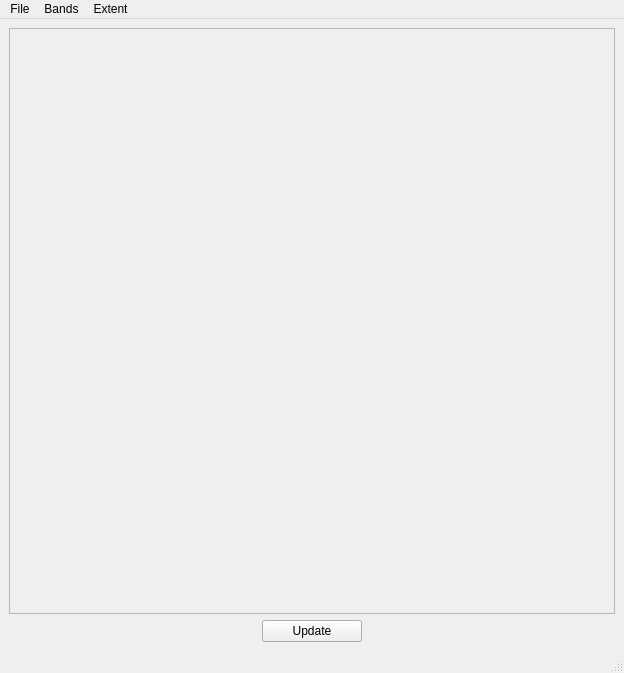
<?xml version="1.0" encoding="UTF-8"?>
<ui version="4.0">
 <class>ARDViewer</class>
 <widget class="QMainWindow" name="ARDViewer">
  <property name="geometry">
   <rect>
    <x>0</x>
    <y>0</y>
    <width>624</width>
    <height>673</height>
   </rect>
  </property>
  <property name="windowTitle">
   <string>ARD Viewer</string>
  </property>
  <widget class="QWidget" name="centralwidget">
   <layout class="QGridLayout" name="gridLayout">
    <item row="0" column="0">
     <widget class="QScrollArea" name="scrollArea">
      <property name="widgetResizable">
       <bool>true</bool>
      </property>
      <widget class="QWidget" name="scrollAreaWidgetContents">
       <property name="geometry">
        <rect>
         <x>0</x>
         <y>0</y>
         <width>600</width>
         <height>561</height>
        </rect>
       </property>
      </widget>
     </widget>
    </item>
    <item row="1" column="0">
     <layout class="QHBoxLayout" name="horizontalLayout">
      <item>
       <widget class="QPushButton" name="update_button">
        <property name="minimumSize">
         <size>
          <width>100</width>
          <height>0</height>
         </size>
        </property>
        <property name="maximumSize">
         <size>
          <width>100</width>
          <height>16777215</height>
         </size>
        </property>
        <property name="text">
         <string>Update</string>
        </property>
       </widget>
      </item>
     </layout>
    </item>
   </layout>
  </widget>
  <widget class="QMenuBar" name="menubar">
   <property name="geometry">
    <rect>
     <x>0</x>
     <y>0</y>
     <width>624</width>
     <height>26</height>
    </rect>
   </property>
   <widget class="QMenu" name="menuImage">
    <property name="title">
     <string>Bands</string>
    </property>
    <widget class="QMenu" name="menuR">
     <property name="title">
      <string>R</string>
     </property>
     <addaction name="actionBand_1"/>
     <addaction name="actionBand_2"/>
     <addaction name="actionBand_3"/>
     <addaction name="actionBand_4"/>
     <addaction name="actionBand_5"/>
     <addaction name="actionBand_6"/>
    </widget>
    <widget class="QMenu" name="menuG">
     <property name="title">
      <string>G</string>
     </property>
     <addaction name="actionBand_7"/>
     <addaction name="actionBand_8"/>
     <addaction name="actionBand_9"/>
     <addaction name="actionBand_10"/>
     <addaction name="actionBand_11"/>
     <addaction name="actionBand_12"/>
    </widget>
    <widget class="QMenu" name="menuB">
     <property name="title">
      <string>B</string>
     </property>
     <addaction name="actionBand_13"/>
     <addaction name="actionBand_14"/>
     <addaction name="actionBand_15"/>
     <addaction name="actionBand_16"/>
     <addaction name="actionBand_17"/>
     <addaction name="actionBand_18"/>
    </widget>
    <addaction name="menuR"/>
    <addaction name="menuG"/>
    <addaction name="menuB"/>
   </widget>
   <widget class="QMenu" name="menuFile">
    <property name="title">
     <string>File</string>
    </property>
    <addaction name="actionSave_Image"/>
    <addaction name="actionExit"/>
   </widget>
   <widget class="QMenu" name="menuExtent">
    <property name="title">
     <string>Extent</string>
    </property>
    <addaction name="action100x100"/>
    <addaction name="action250x250"/>
    <addaction name="action500x500"/>
    <addaction name="action1000x1000"/>
    <addaction name="actionFull"/>
   </widget>
   <addaction name="menuFile"/>
   <addaction name="menuImage"/>
   <addaction name="menuExtent"/>
  </widget>
  <widget class="QStatusBar" name="statusbar"/>
  <action name="actionBand_1">
   <property name="checkable">
    <bool>true</bool>
   </property>
   <property name="text">
    <string>Band 1</string>
   </property>
  </action>
  <action name="actionBand_2">
   <property name="checkable">
    <bool>true</bool>
   </property>
   <property name="text">
    <string>Band 2</string>
   </property>
  </action>
  <action name="actionBand_3">
   <property name="checkable">
    <bool>true</bool>
   </property>
   <property name="text">
    <string>Band 3</string>
   </property>
  </action>
  <action name="actionBand_4">
   <property name="checkable">
    <bool>true</bool>
   </property>
   <property name="text">
    <string>Band 4</string>
   </property>
  </action>
  <action name="actionBand_5">
   <property name="checkable">
    <bool>true</bool>
   </property>
   <property name="text">
    <string>Band 5</string>
   </property>
  </action>
  <action name="actionBand_6">
   <property name="checkable">
    <bool>true</bool>
   </property>
   <property name="text">
    <string>Band 6</string>
   </property>
  </action>
  <action name="actionBand_7">
   <property name="checkable">
    <bool>true</bool>
   </property>
   <property name="text">
    <string>Band 1</string>
   </property>
  </action>
  <action name="actionBand_8">
   <property name="checkable">
    <bool>true</bool>
   </property>
   <property name="text">
    <string>Band 2</string>
   </property>
  </action>
  <action name="actionBand_9">
   <property name="checkable">
    <bool>true</bool>
   </property>
   <property name="text">
    <string>Band 3</string>
   </property>
  </action>
  <action name="actionBand_10">
   <property name="checkable">
    <bool>true</bool>
   </property>
   <property name="text">
    <string>Band 4</string>
   </property>
  </action>
  <action name="actionBand_11">
   <property name="checkable">
    <bool>true</bool>
   </property>
   <property name="text">
    <string>Band 5</string>
   </property>
  </action>
  <action name="actionBand_12">
   <property name="checkable">
    <bool>true</bool>
   </property>
   <property name="text">
    <string>Band 6</string>
   </property>
  </action>
  <action name="actionBand_13">
   <property name="checkable">
    <bool>true</bool>
   </property>
   <property name="text">
    <string>Band 1</string>
   </property>
  </action>
  <action name="actionBand_14">
   <property name="checkable">
    <bool>true</bool>
   </property>
   <property name="text">
    <string>Band 2</string>
   </property>
  </action>
  <action name="actionBand_15">
   <property name="checkable">
    <bool>true</bool>
   </property>
   <property name="text">
    <string>Band 3</string>
   </property>
  </action>
  <action name="actionBand_16">
   <property name="checkable">
    <bool>true</bool>
   </property>
   <property name="text">
    <string>Band 4</string>
   </property>
  </action>
  <action name="actionBand_17">
   <property name="checkable">
    <bool>true</bool>
   </property>
   <property name="text">
    <string>Band 5</string>
   </property>
  </action>
  <action name="actionBand_18">
   <property name="checkable">
    <bool>true</bool>
   </property>
   <property name="text">
    <string>Band 6</string>
   </property>
  </action>
  <action name="actionNDVI">
   <property name="text">
    <string>NDVI</string>
   </property>
  </action>
  <action name="action100x100">
   <property name="checkable">
    <bool>true</bool>
   </property>
   <property name="text">
    <string>100x100</string>
   </property>
  </action>
  <action name="action250x250">
   <property name="checkable">
    <bool>true</bool>
   </property>
   <property name="text">
    <string>250x250</string>
   </property>
  </action>
  <action name="action500x500">
   <property name="checkable">
    <bool>true</bool>
   </property>
   <property name="text">
    <string>500x500</string>
   </property>
  </action>
  <action name="action1000x1000">
   <property name="checkable">
    <bool>true</bool>
   </property>
   <property name="text">
    <string>1000x1000</string>
   </property>
  </action>
  <action name="actionFull">
   <property name="checkable">
    <bool>true</bool>
   </property>
   <property name="text">
    <string>Full</string>
   </property>
  </action>
  <action name="actionUpdateBands">
   <property name="text">
    <string>Update</string>
   </property>
  </action>
  <action name="actionSave_Image">
   <property name="text">
    <string>Save Image</string>
   </property>
  </action>
  <action name="actionExit">
   <property name="text">
    <string>Exit</string>
   </property>
  </action>
 </widget>
 <resources/>
 <connections/>
</ui>
